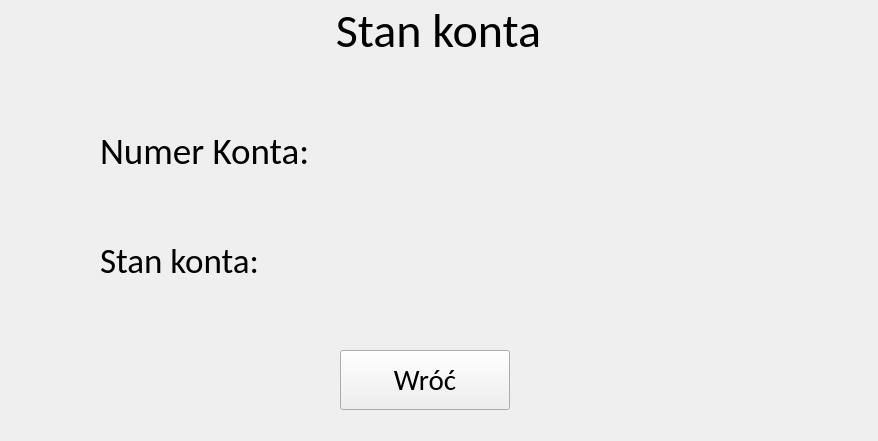
<?xml version="1.0" encoding="UTF-8"?>
<ui version="4.0">
 <class>BalanceWindow</class>
 <widget class="QWidget" name="BalanceWindow">
  <property name="geometry">
   <rect>
    <x>0</x>
    <y>0</y>
    <width>878</width>
    <height>441</height>
   </rect>
  </property>
  <property name="minimumSize">
   <size>
    <width>878</width>
    <height>441</height>
   </size>
  </property>
  <property name="maximumSize">
   <size>
    <width>878</width>
    <height>441</height>
   </size>
  </property>
  <property name="windowTitle">
   <string>Stan konta</string>
  </property>
  <widget class="QLabel" name="AccountNameLabel">
   <property name="geometry">
    <rect>
     <x>100</x>
     <y>100</y>
     <width>691</width>
     <height>101</height>
    </rect>
   </property>
   <property name="font">
    <font>
     <family>Calibri</family>
     <pointsize>28</pointsize>
    </font>
   </property>
   <property name="text">
    <string>Numer Konta:</string>
   </property>
  </widget>
  <widget class="QLabel" name="BalanceLabel">
   <property name="geometry">
    <rect>
     <x>100</x>
     <y>220</y>
     <width>691</width>
     <height>81</height>
    </rect>
   </property>
   <property name="font">
    <font>
     <family>Calibri</family>
     <pointsize>26</pointsize>
    </font>
   </property>
   <property name="text">
    <string>Stan konta:</string>
   </property>
  </widget>
  <widget class="QPushButton" name="BackButton">
   <property name="geometry">
    <rect>
     <x>340</x>
     <y>350</y>
     <width>170</width>
     <height>60</height>
    </rect>
   </property>
   <property name="font">
    <font>
     <family>Calibri</family>
     <pointsize>22</pointsize>
    </font>
   </property>
   <property name="text">
    <string>Wróć</string>
   </property>
  </widget>
  <widget class="QLabel" name="MainLabel">
   <property name="geometry">
    <rect>
     <x>8</x>
     <y>5</y>
     <width>861</width>
     <height>51</height>
    </rect>
   </property>
   <property name="font">
    <font>
     <family>Calibri</family>
     <pointsize>36</pointsize>
    </font>
   </property>
   <property name="text">
    <string>Stan konta</string>
   </property>
   <property name="alignment">
    <set>Qt::AlignmentFlag::AlignCenter</set>
   </property>
  </widget>
 </widget>
 <resources/>
 <connections/>
</ui>
